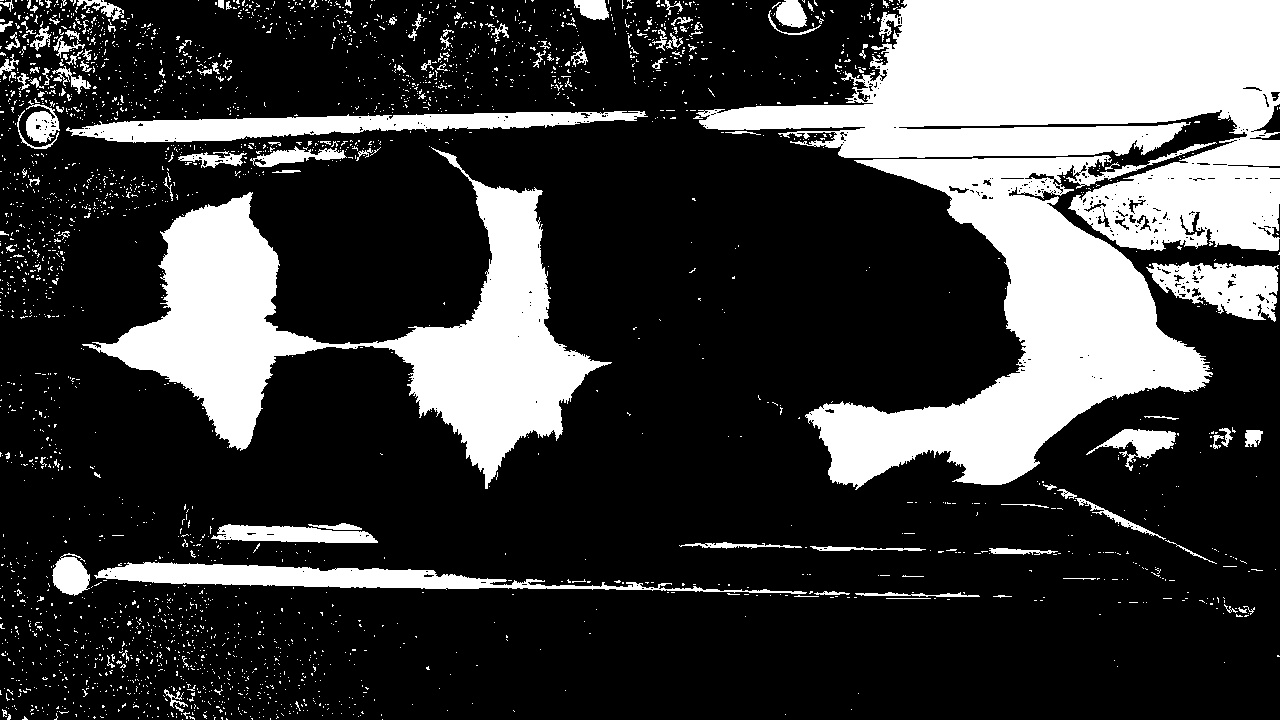
#> input picture hsv_ranged_images/Cow_0.jpg, 1280 x 720 px, given in place of test.mp4, which was not available
$ python jamba_template_matching.py
#> lines starting #> are read from the running program, lines starting #| are printed output that depends on the picture
import cv2
import os
import numpy as np


import cv2

# Opens the Video file
cap = cv2.VideoCapture('Saved cows/Cow1/test.mp4')
i = 0
save = 0

template_supports = []
while (cap.isOpened()):
    ret, frame = cap.read()
#> frame is the input picture: shape (720, 1280, 3); min 0, max 255, mean 63.5
    frame = cv2.resize(frame,(640,480),fx=0,fy=0, interpolation = cv2.INTER_CUBIC)
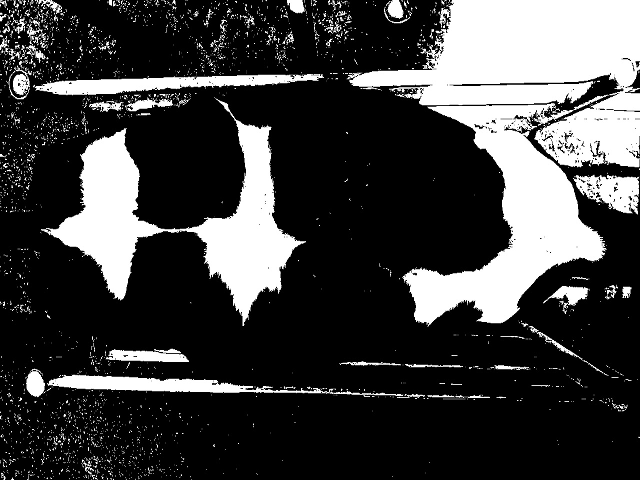
#> frame: shape (480, 640, 3); min 0, max 255, mean 63.9
    img_gray = cv2.cvtColor(frame, cv2.COLOR_BGR2GRAY)
    template = cv2.imread('Saved cows/Cow1/Cow1_temp0.jpg', 0)
#> (the run stopped early here; a loop or call above may not have finished)

$ run again, on hsv_ranged_images/Cow_1.jpg
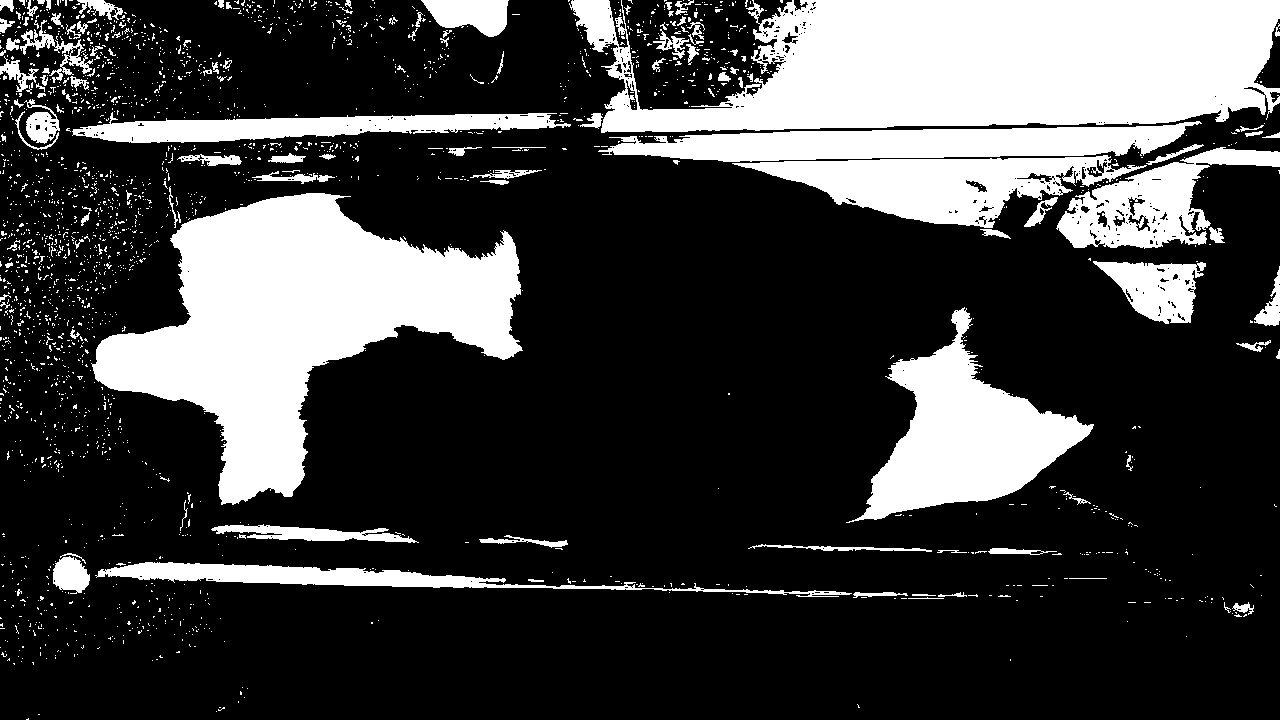
#> input picture hsv_ranged_images/Cow_1.jpg, 1280 x 720 px, given in place of test.mp4, which was not available
#> frame is the input picture: shape (720, 1280, 3); min 0, max 255, mean 64.7
#> `frame = cv2.resize(frame,(640,480),fx=0,fy=0, interpolation = cv2.INTE..`:
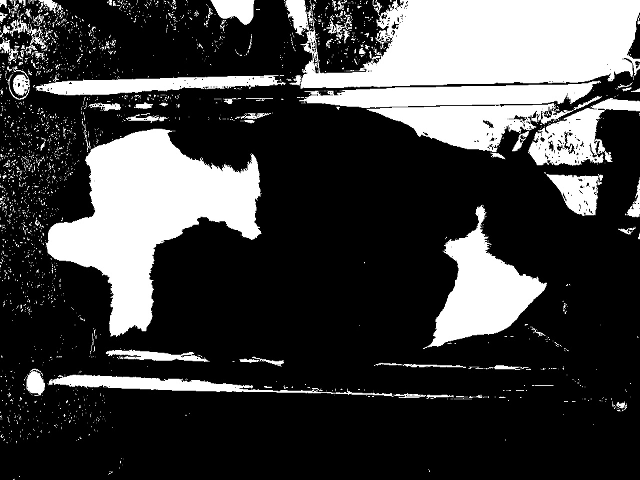
#> frame: shape (480, 640, 3); min 0, max 255, mean 64.9

$ run again, on hsv_ranged_images/Cow_10.jpg
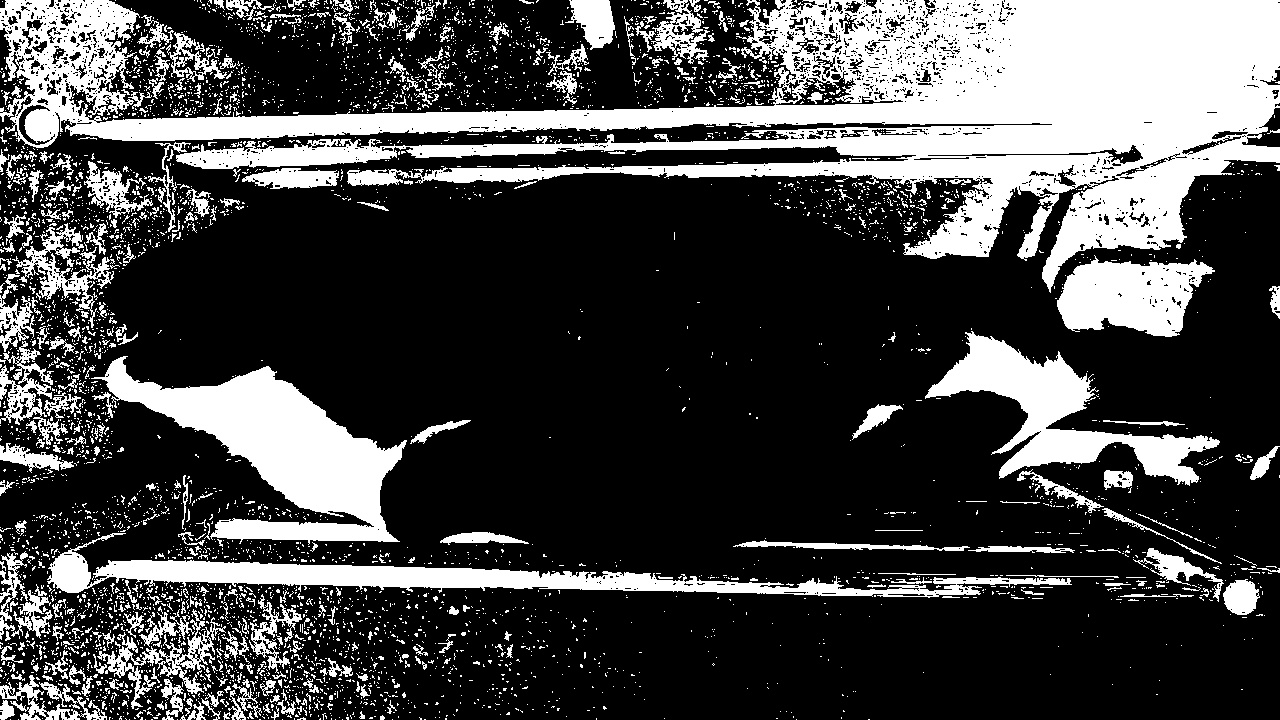
#> input picture hsv_ranged_images/Cow_10.jpg, 1280 x 720 px, given in place of test.mp4, which was not available
#> frame is the input picture: shape (720, 1280, 3); min 0, max 255, mean 70.4
#> `frame = cv2.resize(frame,(640,480),fx=0,fy=0, interpolation = cv2.INTE..`:
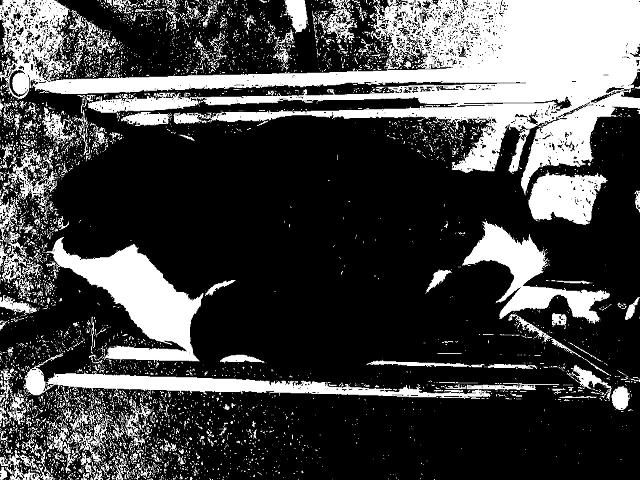
#> frame: shape (480, 640, 3); min 0, max 255, mean 70.9

$ run again, on hsv_ranged_images/Cow_11.jpg
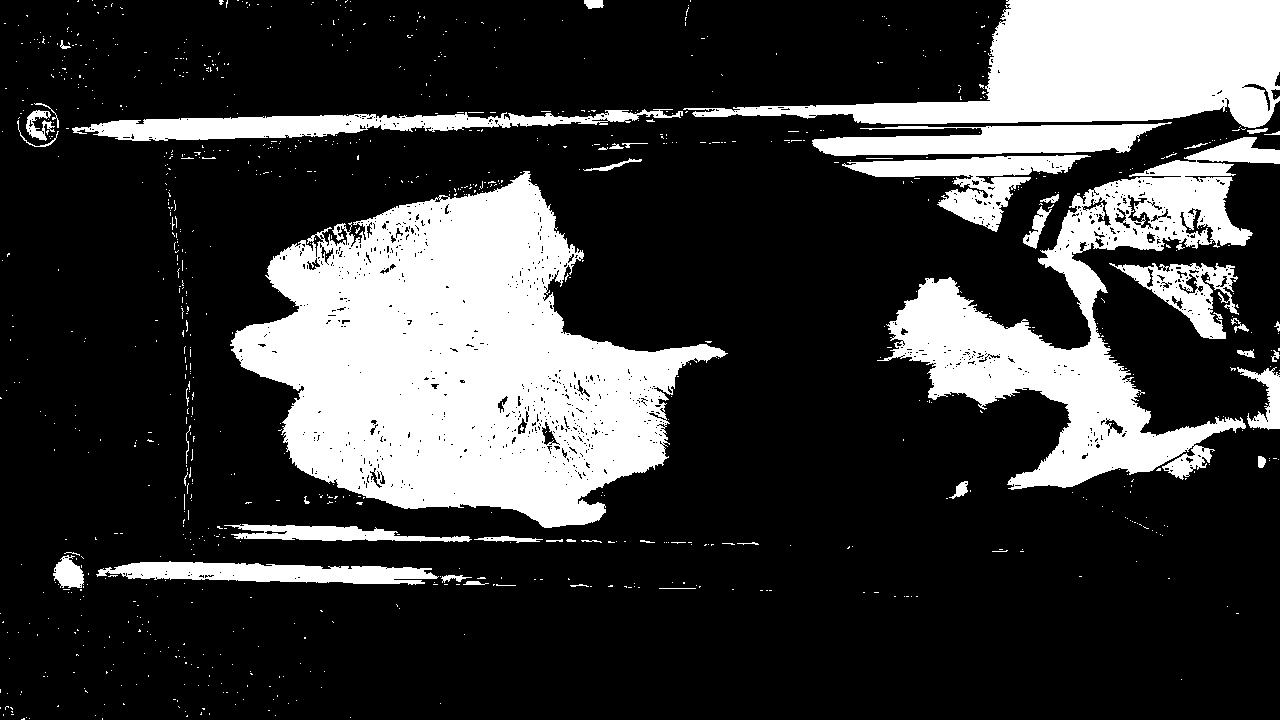
#> input picture hsv_ranged_images/Cow_11.jpg, 1280 x 720 px, given in place of test.mp4, which was not available
#> frame is the input picture: shape (720, 1280, 3); min 0, max 255, mean 59.8
#> `frame = cv2.resize(frame,(640,480),fx=0,fy=0, interpolation = cv2.INTE..`:
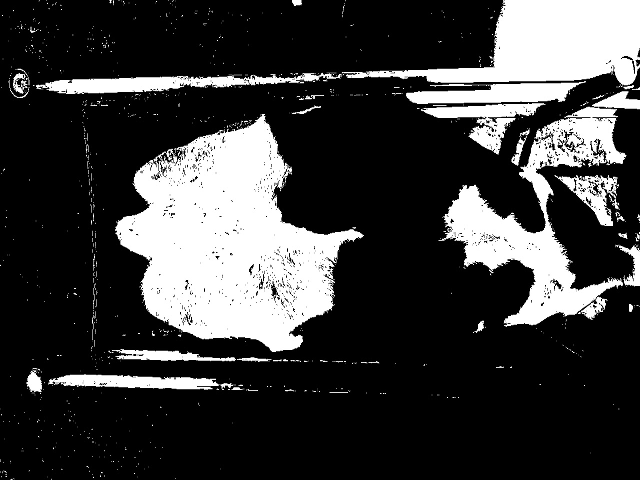
#> frame: shape (480, 640, 3); min 0, max 255, mean 59.8
